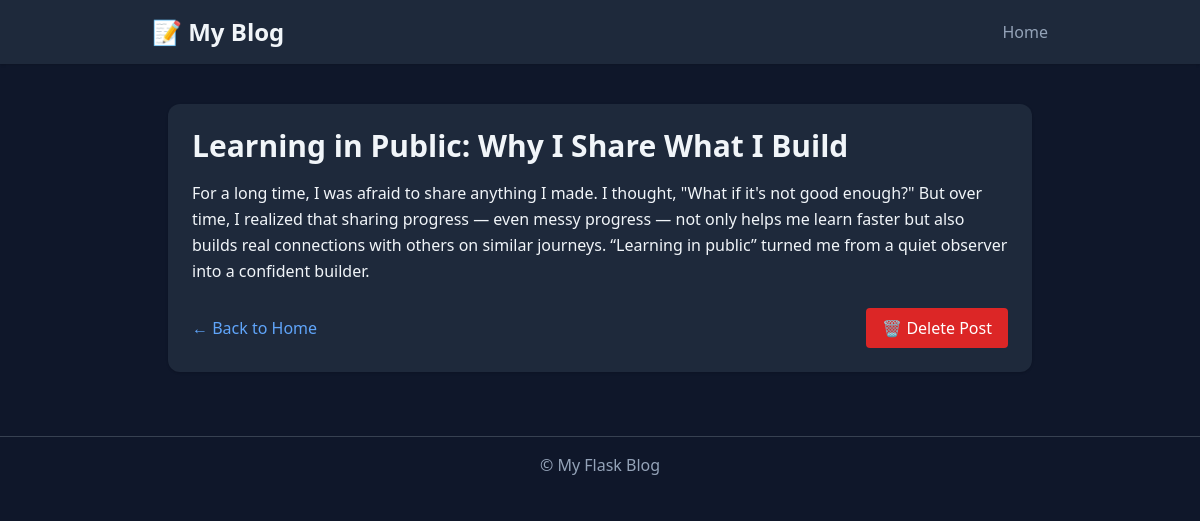
Screenshot of /post/2 with the database file from the repository.
### tables this page shows
CREATE TABLE posts (
            id INTEGER PRIMARY KEY AUTOINCREMENT,
            title TEXT NOT NULL,
            content TEXT NOT NULL
        );

### app.py (the view)
@app.route('/post/<int:post_id>')
def post(post_id):
    conn = sqlite3.connect(DB_PATH)
    cursor = conn.cursor()
    cursor.execute('SELECT * FROM posts WHERE id=?', (post_id,))
    post = cursor.fetchone()
    conn.close()
    return render_template('post.html', post=post)

### templates/post.html (shortened to what this page needs)
{% extends "base.html" %}
{% block content %}
<div class="bg-card p-6 rounded-xl shadow">
    <h2 class="text-3xl font-bold mb-4">{{ post[1] }}</h2>
    <p class="text-text leading-relaxed">{{ post[2] }}</p>
    <div class="mt-6 flex justify-between items-center">
        <a href="{{ url_for('index') }}" class="text-blue-400 hover:underline">← Back to Home</a>
        <form action="{{ url_for('delete', post_id=post[0]) }}" method="POST"
              onsubmit="return confirm('Are you sure you want to delete this post?');">
            <button type="submit" class="bg-red-600 hover:bg-red-700 text-white px-4 py-2 rounded">
                🗑️ Delete Post
            </button>
        </form>
    </div>
</div>
{% endblock %}

### rows the page displays
posts: title "Learning in Public: Why I Share What I Build", content "For a long time, I was afraid to share anything I made. I thought, \"What if it's not good enough?\" But over time, I realized that sharing progress — even messy progress — not only helps me learn faster but also builds real connections with others on similar journeys. “Learning in public” turned me from a quiet observer into a confident builder."
